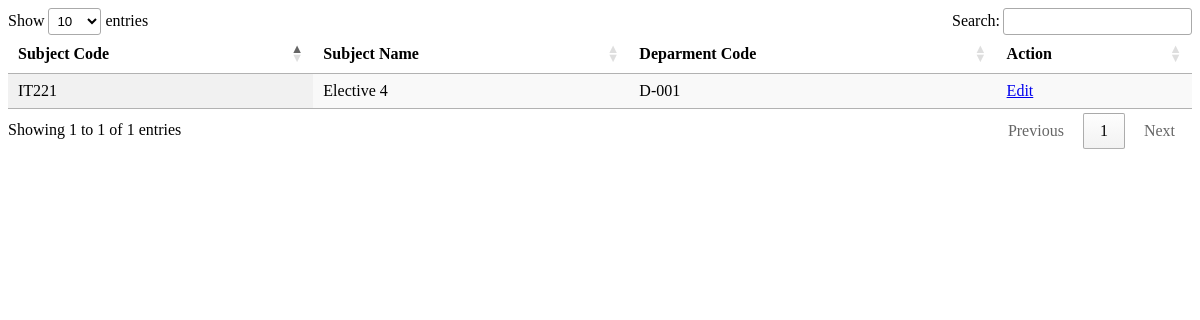
The app's page /student-portal/subject.php, older data.
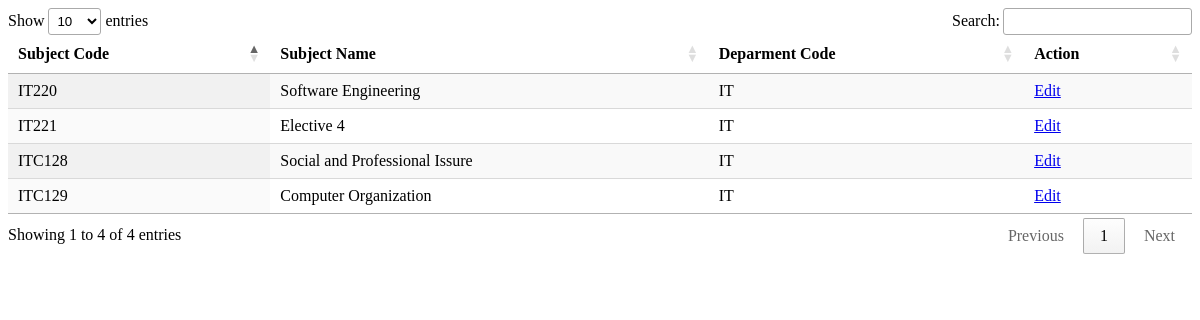
The same page, newer data.
### tables this page shows
CREATE TABLE `tbl_subject` (
  `subject_code` varchar(20) NOT NULL,
  `subject_name` varchar(100) NOT NULL,
  `department_code` varchar(20) NOT NULL
);

### student-portal/subject.php (the view, shortened to what this page needs)
<!DOCTYPE html>
<html>
    <head>
        <link rel="stylesheet" type="text/css" href="https://cdn.datatables.net/1.11.5/css/jquery.dataTables.css">
    </head>
    <body>
        <?php
            include("cn.php");
            $query = mysqli_query($connection, "SELECT * FROM tbl_subject");
            $rows = mysqli_num_rows($query);
            if ($rows > 0) {
        ?>
        <table id="subject" class="display">
            <thead>
                <tr>
                    <th>Subject Code</th>
                    <th>Subject Name</th>
                    <th>Deparment Code</th>
                    <th>Action</th>
                </tr>
            </thead>
            <tbody>
                <?php
                    while ($data = mysqli_fetch_assoc($query)) {
                ?>
                <tr>
                    <td><?php echo $data['subject_code']; ?></td>
                    <td><?php echo $data['subject_name']; ?></td>
                    <td><?php echo $data['department_code']; ?></td>
                    <td>
                        <a href="subject-edit.php?subject_code=<?php echo $data['subject_code']; ?>">Edit</a>
                    </td>
                </tr>
                <?php } ?>
            </tbody>
        </table>
        <?php } ?>
    </body>
</html>

Row changes from the older to the newer data that the page shows:
added tbl_subject: subject_code "IT220", subject_name "Software Engineering", department_code "IT"
changed tbl_subject "IT221": department_code "D-001" → "IT"
added tbl_subject: subject_code "ITC128", subject_name "Social and Professional Issure", department_code "IT"
added tbl_subject: subject_code "ITC129", subject_name "Computer Organization", department_code "IT"
Text that changed along with them:
text written by a page script: "Show entries Search: Showing 1 to 1 of 1 entries Previous 1 Next" → "Show entries Search: Showing 1 to 4 of 4 entries Previous 1 Next"
